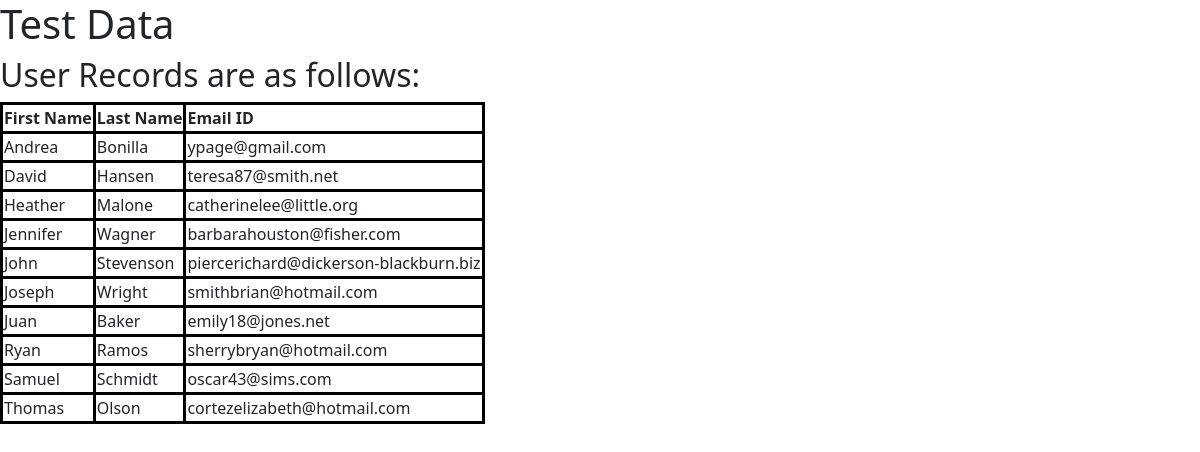
The page /test_models/users/ on the database its author committed.
### test_models/models.py (models this page shows, shortened)
class User(models.Model):
    first_name = models.CharField(max_length=264)
    last_name = models.CharField(max_length=264)
    email = models.EmailField(max_length=264,unique=True)

### test_models/views.py (the view)
# urls.py: path("users/", views.test_users, name="test_users"),
def test_users(request):
    data = User.objects.order_by('first_name')
    user_dict = {'users':data}
    return render(request,'test_users.html',context=user_dict)

### test_models/templates/test_users.html (shortened to what this page needs)
{% extends "bootstrap.html" %}
{% block content %}
<h1>Test Data</h1>
<h2>User Records are as follows: </h2>
<div class="user">
    {% if users %}
    <table>
        <thead>
            <th>First Name</th>
            <th>Last Name</th>
            <th>Email ID</th>
        </thead>
        {% for rec in users %}
        <tr>
            <td>{{rec.first_name}}</td>
            <td>{{rec.last_name}}</td>
            <td>{{rec.email}}</td>
        </tr>
        {% endfor %}
    </table>
    {% else %}
    <p>No Users Found</p>
    {% endif %}
</div>
{% endblock content %}

### test_models/templates/test_users.html (style rules this page uses)
table, th, td { border: 3px solid black; border-collapse: collapse; }

### rows shown on the page
User: first_name "Andrea", last_name "Bonilla", email "ypage@gmail.com"
User: first_name "David", last_name "Hansen", email "teresa87@smith.net"
User: first_name "Heather", last_name "Malone", email "catherinelee@little.org"
User: first_name "Jennifer", last_name "Wagner", email "barbarahouston@fisher.com"
User: first_name "John", last_name "Stevenson", email "piercerichard@dickerson-blackburn.biz"
User: first_name "Joseph", last_name "Wright", email "smithbrian@hotmail.com"
User: first_name "Juan", last_name "Baker", email "emily18@jones.net"
User: first_name "Ryan", last_name "Ramos", email "sherrybryan@hotmail.com"
User: first_name "Samuel", last_name "Schmidt", email "oscar43@sims.com"
User: first_name "Thomas", last_name "Olson", email "cortezelizabeth@hotmail.com"
